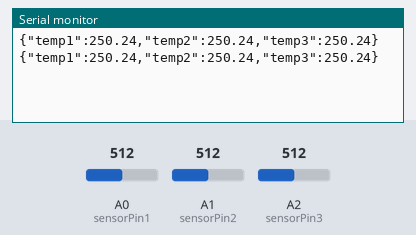
The sketch below on a simulated Arduino Uno, built with avr-gcc and run on an emulated ATmega328P. Parts: the last lines printed to the serial monitor. Inputs (shaded band) come from the test bench; at power-on: A0 (sensorPin1) = 512, A1 (sensorPin2) = 512, A2 (sensorPin3) = 512.

Above: at 1.8 s.
1.9 s: A0 (sensorPin1) set to 716
At 2.8 s:
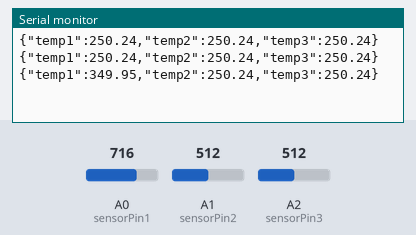
3.4 s: A1 (sensorPin2) set to 716
At 4.6 s:
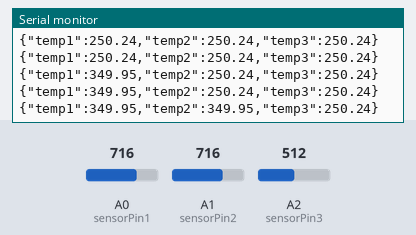
4.9 s: A2 (sensorPin3) set to 716
At 5.5 s:
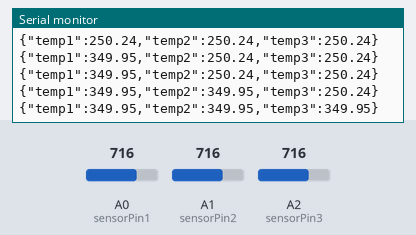
6.4 s: A0 (sensorPin1) set to 900
At 7.7 s:
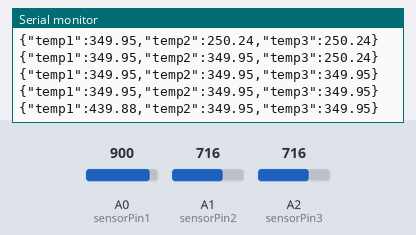
7.9 s: A1 (sensorPin2) set to 900
At 8.8 s:
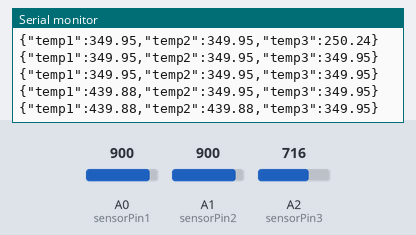
9.4 s: A2 (sensorPin3) set to 900
At 10.8 s:
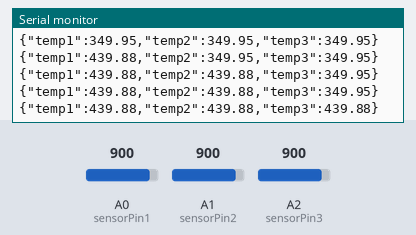
Timing chart, 0 to 11.9 s (numbered marks = the images above; inputs shaded):
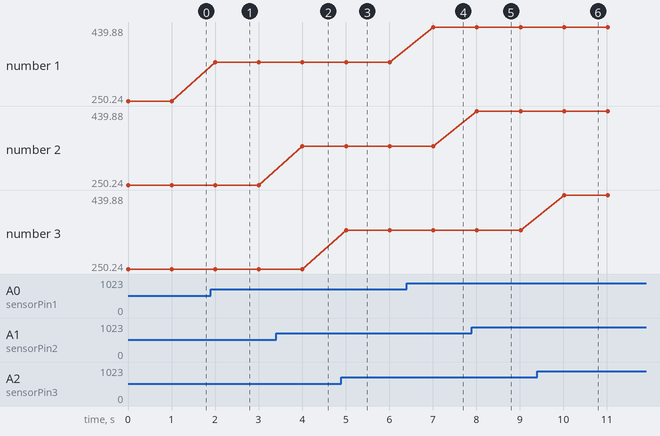

The sketch:

LM35_TempReader.ino
```cpp
int sensorPin1 = A0;
int sensorPin2 = A1;
int sensorPin3 = A2;

void setup() {
  Serial.begin(9600);
}

void loop() {
  int adcValue1 = analogRead(sensorPin1);
  int adcValue2 = analogRead(sensorPin2);
  int adcValue3 = analogRead(sensorPin3);

  float temp1 = (adcValue1 * 500.0) / 1023.0;
  float temp2 = (adcValue2 * 500.0) / 1023.0;
  float temp3 = (adcValue3 * 500.0) / 1023.0;

  Serial.print("{\"temp1\":");
  Serial.print(temp1);
  Serial.print(",\"temp2\":");
  Serial.print(temp2);
  Serial.print(",\"temp3\":");
  Serial.print(temp3);
  Serial.println("}");

  delay(1000);
}
```

Measured:
- after the input at 1.9 s, the serial monitor: prints a new line after 0.10 s (image 1)
- after the input at 3.4 s, the serial monitor: prints a new line after 0.61 s (image 2)
- after the input at 4.9 s, the serial monitor: prints a new line after 0.11 s (image 3)
- after the input at 6.4 s, the serial monitor: prints a new line after 0.61 s (image 4)
- after the input at 7.9 s, the serial monitor: prints a new line after 0.12 s (image 5)
- after the input at 9.4 s, the serial monitor: prints a new line after 0.62 s (image 6)
- plotted number 1: 250.24 → 349.95 after the input at 1.9 s, 349.95 → 439.88 after the input at 6.4 s
